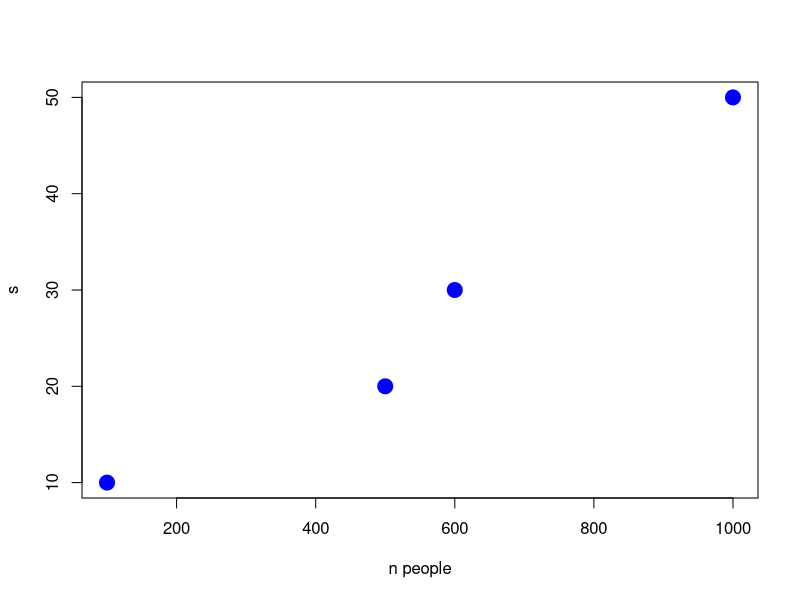

R code for this plot:
# Comment 42 is the answer to everything

# R as a calculator
2+3
# Assign to an object
z<- 2+3
z
d<- 8
f<-z*d
f
f^2

#Array
s<- c(10, 20, 30, 50)
c<-c(100, 500, 600, 1000)
plot (c, s, xlab="n people", yab="microplastics", pch=19, cex=2, col="blue")

#Package: sp, spatial data
